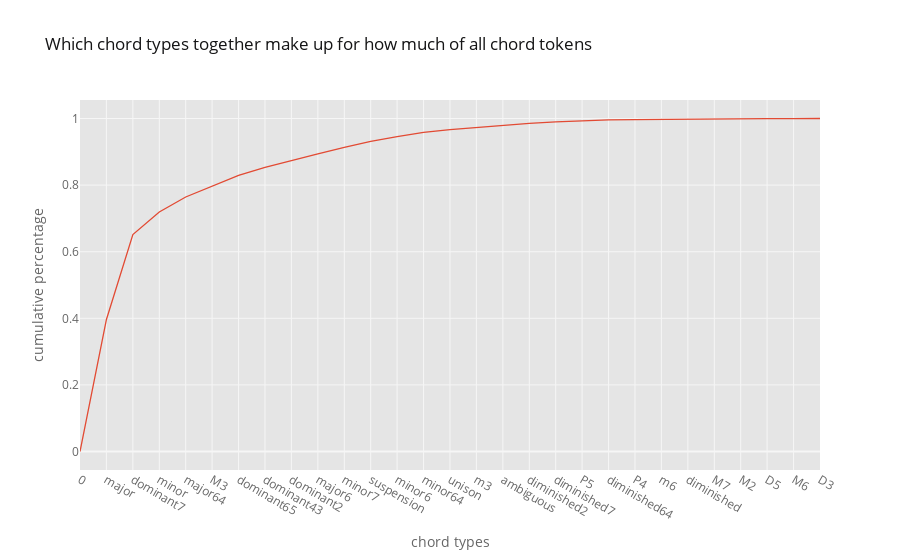

Source (notebook cell):
### Markdown cell above
If we look at the different chord types we see once again a similar pattern, namely that very few types together (over 70 % are unpermutated major, dominant7 and minor chords) make up for the largest part of the corpus.

### Code cell
jh.cumulative_fraction(chord_profiles.labels).iplot('scatter', y='y', xTitle='chord types', yTitle='cumulative percentage', title='Which chord types together make up for how much of all chord tokens')

### Figure 1 — Plotly figure (JSON) as saved in the notebook; plotly's stock layout.template omitted (floating-point values rounded to 4 significant figures)
{"data": [{"line": {"color": "rgba(226, 74, 51, 1.0)", "dash": "solid", "shape": "linear", "width": 1.3}, "mode": "lines", "name": "y", "text": "", "type": "scatter", "x": [0, "major", "dominant7", "minor", "major64", "M3", "dominant65", "dominant43", "dominant2", "major6", "minor7", "suspension", "minor6", "minor64", "unison", "m3", "ambiguous", "diminished2", "diminished7", "P5", "diminished64", "P4", "m6", "diminished", "M7", "M2", "D5", "M6", "D3"], "y": [0, 0.3965, 0.6514, 0.7192, 0.7643, 0.7972, 0.8291, 0.8532, 0.8743, 0.8937, 0.9131, 0.931, 0.9457, 0.9583, 0.9668, 0.9736, 0.9802, 0.9854, 0.9901, 0.9939, 0.9959, 0.9968, 0.9978, 0.9985, 0.9991, 0.9994, 0.9998, 0.9999, 1]}], "layout": {"autosize": true, "legend": {"bgcolor": "#FFFFFF", "font": {"color": "#666666"}}, "paper_bgcolor": "#FFFFFF", "plot_bgcolor": "#E5E5E5", "title": {"font": {"color": "#151516"}, "text": "Which chord types together make up for how much of all chord tokens"}, "xaxis": {"autorange": true, "gridcolor": "#F6F6F6", "range": [0, 28], "showgrid": true, "tickfont": {"color": "#666666"}, "title": {"font": {"color": "#666666"}, "text": "chord types"}, "type": "category", "zerolinecolor": "#F6F6F6"}, "yaxis": {"autorange": true, "gridcolor": "#F6F6F6", "range": [-0.05556, 1.056], "showgrid": true, "tickfont": {"color": "#666666"}, "title": {"font": {"color": "#666666"}, "text": "cumulative percentage"}, "type": "linear", "zerolinecolor": "#F6F6F6"}}}
